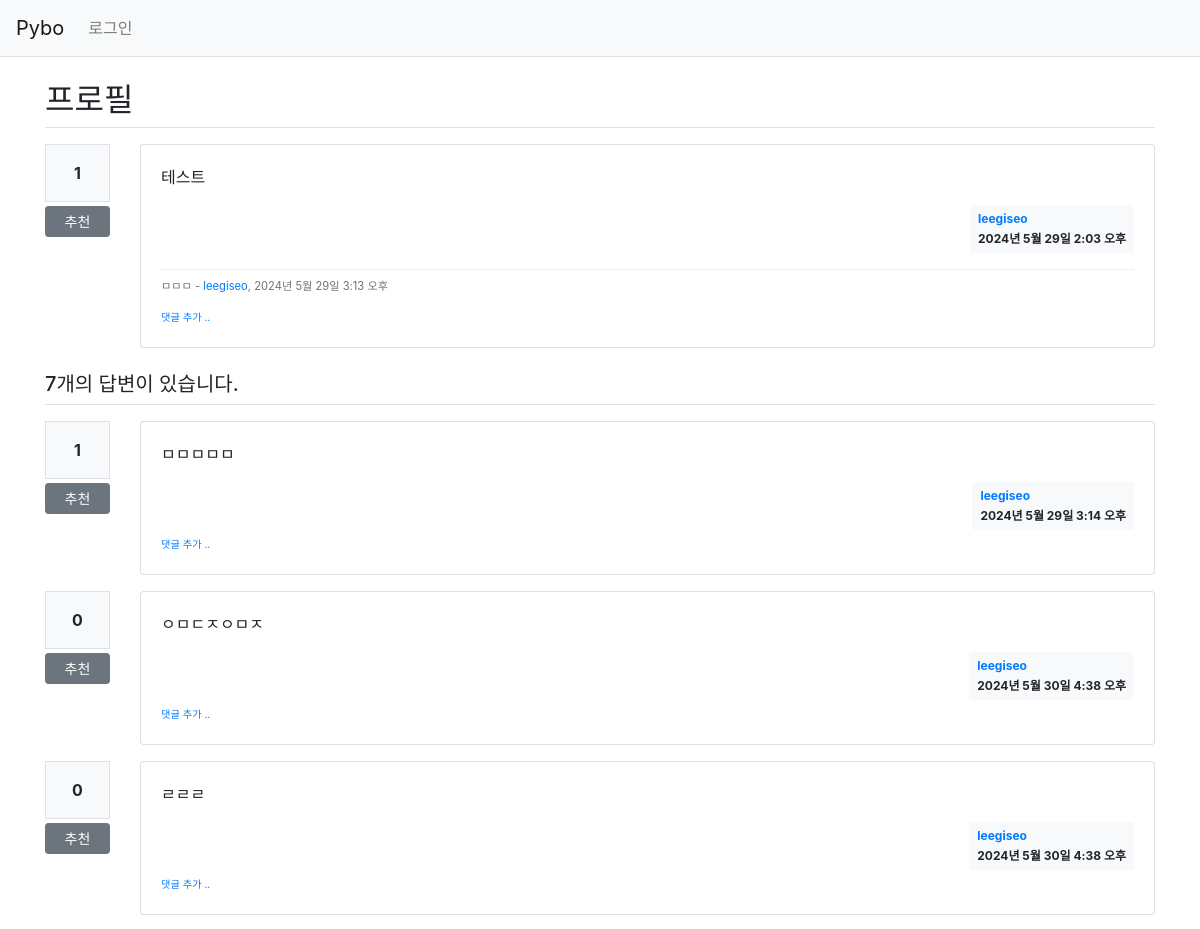
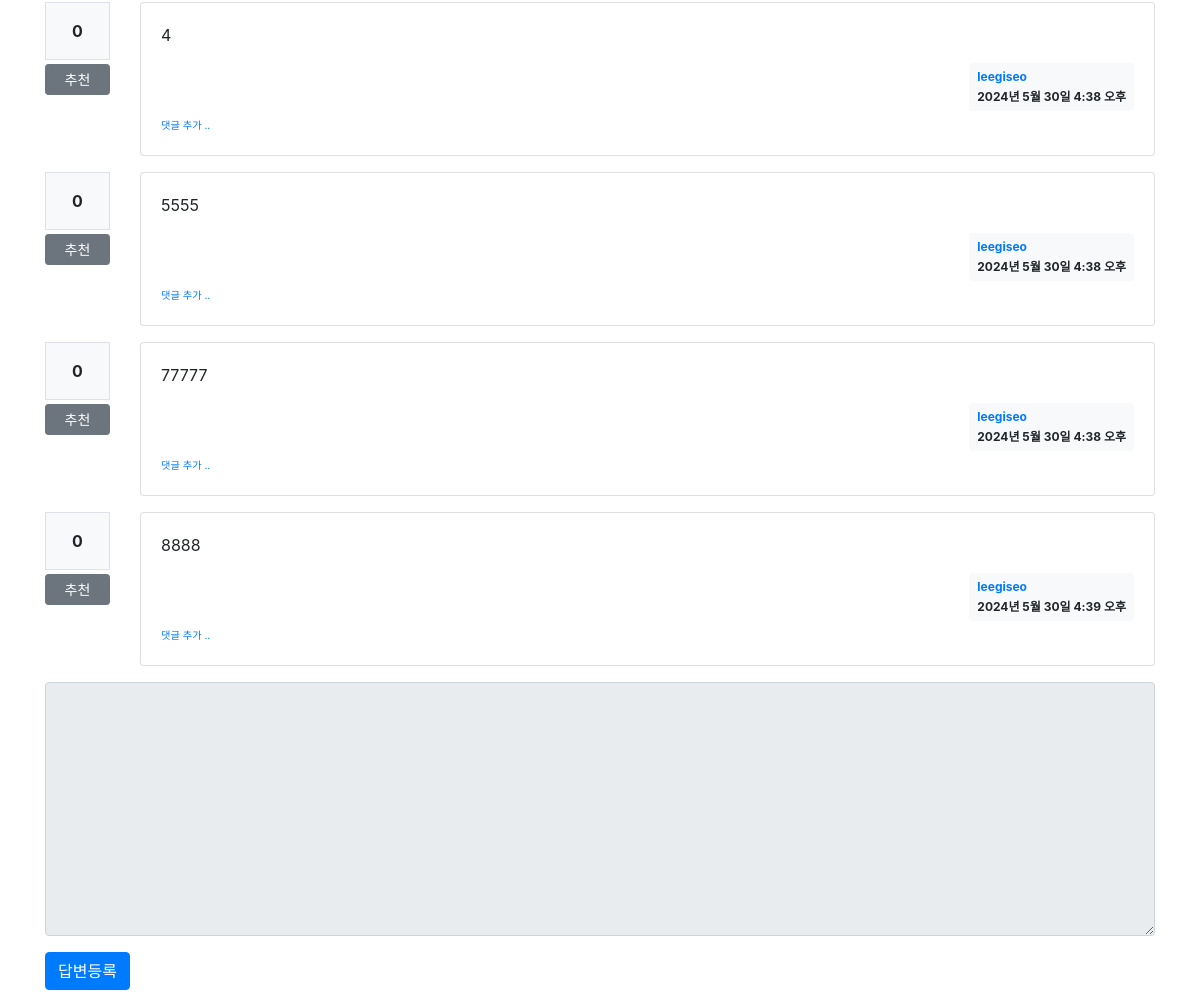
/pybo/6/, run on the app's committed database (2 pictures, top to bottom).
### pybo/models.py (models this page shows, shortened)
class Question(models.Model):
    author = models.ForeignKey(User, on_delete=models.CASCADE, related_name='author_question')
    category = models.ForeignKey(Category, on_delete=models.CASCADE, related_name='category_question', default=1)
    subject = models.CharField(max_length=200)
    content = models.TextField()
    create_date = models.DateTimeField()
    modify_date = models.DateTimeField(null=True, blank=True)
    voter = models.ManyToManyField(User, related_name='voter_question')

class Comment(models.Model):
    author = models.ForeignKey(User, on_delete=models.CASCADE, related_name='author_comment')
    content = models.TextField()
    create_date = models.DateTimeField()
    modify_date = models.DateTimeField(null=True, blank=True)
    question = models.ForeignKey(Question, null=True, blank=True, on_delete=models.CASCADE)
    answer = models.ForeignKey(Answer, null=True, blank=True, on_delete=models.CASCADE)

class Answer(models.Model):
    author = models.ForeignKey(User, on_delete=models.CASCADE, related_name='author_answer')
    question = models.ForeignKey(Question, on_delete=models.CASCADE)
    content = models.TextField()
    create_date = models.DateTimeField()
    modify_date = models.DateTimeField(null=True, blank=True)
    voter = models.ManyToManyField(User, related_name='voter_answer')

### pybo/views/base_views.py (the view)
# urls.py: path('<int:question_id>/', base_views.detail, name='detail'),
def detail(request, question_id):
    question = get_object_or_404(Question, pk=question_id)
    context = {'question': question}
    return render(request, 'pybo/question_detail.html', context)

### pybo/templatetags/pybo_filter.py (called while the page is built)
@register.filter()
def mark(value):
    extensions = ["nl2br", "fenced_code"]
    return mark_safe(markdown.markdown(value, extensions=extensions))

### templates/pybo/question_detail.html (shortened to what this page needs)
{% extends 'base.html' %}
{% load pybo_filter %}
{% block content %}
<div class="container my-3">
    <h2 class="border-bottom py-2">{{ question.subject }}</h2>
    <div class="row my-3">
        <div class="col-1">
            <div class="bg-light text-center p-3 border font-weight-bolder mb-1">{{question.voter.count}}</div>
            <a href="#" data-uri="{% url 'pybo:vote_question' question.id  %}"
               class="recommend btn btn-sm btn-secondary btn-block my-1">추천</a>
        </div>
        <div class="col-11">
            <div class="card">
                <div class="card-body">
                    <div class="card-text">{{ question.content|mark }}</div>
                    <div class="d-flex justify-content-end">
                        <div class="badge badge-light p-2 text-left">
                            <div class="mb-2"><a href="{% url 'pybo:profile_question' question.author.username %}">{{ question.author.username }}</a></div>
                            <div>{{ question.create_date }}</div>
                        </div>
                    </div>
                    {% if question.comment_set.count > 0 %}
                    <div class="mt-3">
                    {% for comment in question.comment_set.all %}
                        <div class="comment py-2 text-muted">
                            <span style="white-space: pre-line;">{{ comment.content }}</span>
                            <span>
                                - <a href="{% url 'pybo:profile_question' comment.author.username %}">{{ comment.author.username }}</a>, {{ comment.create_date }}
                            </span>
                        </div>
                    {% endfor %}
                    </div>
                    {% endif %}
                    <div>
                        <a href="{% url 'pybo:comment_create_question' question.id  %}"
                           class="small"><small>댓글 추가 ..</small></a>
                    </div>
                </div>
            </div>
        </div>
    </div>
    <h5 class="border-bottom my-3 py-2">{{question.answer_set.count}}개의 답변이 있습니다.</h5>
    {% for answer in question.answer_set.all %}
    <div class="row my-3">
        <div class="col-1">
            <div class="bg-light text-center p-3 border font-weight-bolder mb-1">{{answer.voter.count}}</div>
            <a href="#" data-uri="{% url 'pybo:vote_answer' answer.id  %}"
                class="recommend btn btn-sm btn-secondary btn-block my-1">추천</a>
        </div>
        <div class="col-11">
            <div class="card">
                <div class="card-body">
                    <div class="card-text">{{ answer.content|mark }}</div>
                    <div class="d-flex justify-content-end">
                        <div class="badge badge-light p-2 text-left">
                            <div class="mb-2"><a href="{% url 'pybo:profile_question' answer.author.username %}">{{ answer.author.username }}</a></div>
                            <div>{{ answer.create_date }}</div>
                        </div>
                    </div>
                    <div>
                        <a href="{% url 'pybo:comment_create_answer' answer.id  %}"
                           class="small"><small>댓글 추가 ..</small></a>
                    </div>
                </div>
            </div>
        </div>
    </div>
    {% endfor %}
    <form action="{% url 'pybo:answer_create' question.id %}" method="post" class="my-3">
        <div class="form-group">
            <textarea {% if not user.is_authenticated %}disabled{% endif %}
              name="content" id="content" class="form-control" rows="10"></textarea>
        </div>
        <input type="submit" value="답변등록" class="btn btn-primary">
    </form>
</div>
{% endblock %}

### static/style.css (style rules this page uses)
.comment { border-top:dotted 1px #ddd; font-size:0.7em; }

### data on the page
Question: subject "프로필", voter.count "1", content|mark "테스트", author.username "leegiseo", create_date "2024년 5월 29일 2:03 오후", answer_set.count "7"
Comment: content "ㅁㅁㅁ", author.username "leegiseo", create_date "2024년 5월 29일 3:13 오후"
Answer: voter.count "1", content|mark "ㅁㅁㅁㅁㅁ", author.username "leegiseo", create_date "2024년 5월 29일 3:14 오후"
Answer: voter.count "0", content|mark "ㅇㅁㄷㅈㅇㅁㅈ", author.username "leegiseo", create_date "2024년 5월 30일 4:38 오후"
Answer: voter.count "0", content|mark "ㄹㄹㄹ", author.username "leegiseo", create_date "2024년 5월 30일 4:38 오후"
Answer: voter.count "0", content|mark "4", author.username "leegiseo", create_date "2024년 5월 30일 4:38 오후"
Answer: voter.count "0", content|mark "5555", author.username "leegiseo", create_date "2024년 5월 30일 4:38 오후"
Answer: voter.count "0", content|mark "77777", author.username "leegiseo", create_date "2024년 5월 30일 4:38 오후"
Answer: voter.count "0", content|mark "8888", author.username "leegiseo", create_date "2024년 5월 30일 4:39 오후"
